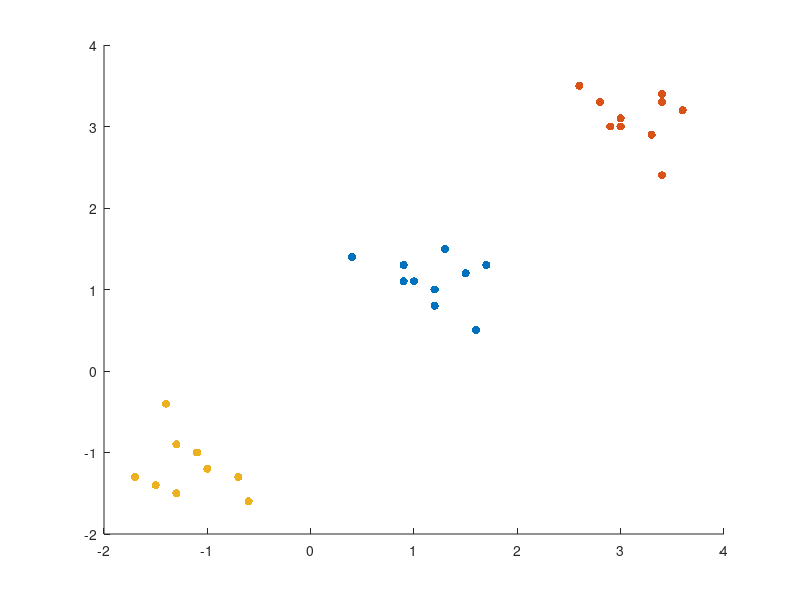

Recreate this plot in MATLAB. (Note: this script raises an error after producing the figure.)
% Define data
class1 = {[0.9, 1.3], [1.2, 0.8], [0.9, 1.1], [1.3, 1.5], [1.0, 1.1], ...
          [1.2, 1.0], [1.5, 1.2], [1.6, 0.5], [1.7, 1.3], [0.4, 1.4]};
class2 = {[2.8, 3.3], [3.3, 2.9], [3.0, 3.1], [3.4, 3.3], [2.9, 3.0], ...
          [3.0, 3.0], [3.4, 3.4], [3.4, 2.4], [3.6, 3.2], [2.6, 3.5]};
class3 = {[-1.3, -0.9], [-0.7, -1.3], [-1.1, -1.0], [-1.3, -1.5], [-1.0, -1.2], ...
          [-1.1, -1.0], [-1.5, -1.4], [-1.4, -0.4], [-1.7, -1.3], [-0.6, -1.6]};

% Extract x and y coordinates for each class
class1_x = cellfun(@(x) x(1), class1);
class1_y = cellfun(@(x) x(2), class1);
class2_x = cellfun(@(x) x(1), class2);
class2_y = cellfun(@(x) x(2), class2);
class3_x = cellfun(@(x) x(1), class3);
class3_y = cellfun(@(x) x(2), class3);

% Plot
figure;
scatter(class1_x, class1_y, 'red', 'filled', 'DisplayName', 'Class 1');
hold on;
scatter(class2_x, class2_y, 'blue', 'filled', 'DisplayName', 'Class 2');
scatter(class3_x, class3_y, 'green', 'filled', 'DisplayName', 'Class 3');

% Define hyperplanes (example)
hyperplane1 = @(x) 0.7 - 0.5 * x;
hyperplane2 = @(x) 3.5 - 0.8 * x;

% Plot hyperplanes
fplot(hyperplane1, [0 3.5], 'k--', 'LineWidth', 1, 'DisplayName', 'Hyperplane 1');
fplot(hyperplane2, [0 3.5], 'k--', 'LineWidth', 1.5, 'DisplayName', 'Hyperplane 2');


hold off;

xlabel('X');
ylabel('Y');
title('Linearly Separable Dataset with Three Classes');
legend('Location', 'best');
grid on;